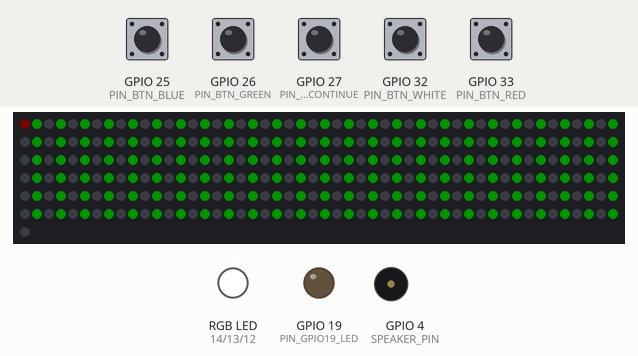
This sketch was run on a simulated ESP32. Parts: 301 RGB LEDs in strip order, left to right, continuing on the next row, an RGB LED mixed from three pins (HIGH = lit), output pins drawn as LEDs (lit = HIGH), buzzer (waves = sounding). The inputs (shaded band) are chosen by the test bench; at power-on: GPIO 25 (PIN_BTN_BLUE), GPIO 26 (PIN_BTN_GREEN), GPIO 27 (PIN_BTN_CONTINUE), GPIO 32 (PIN_BTN_WHITE), GPIO 33 (PIN_BTN_RED) HIGH. Dim RGB values are drawn brighter than linear; random numbers use the default seed unless the sketch sets one; what the sketch prints to the serial monitor is not drawn.

Above: at 0.1 s.
1.8 s: GPIO 25 (PIN_BTN_BLUE) pulled LOW for 1 s
At 3.8 s:
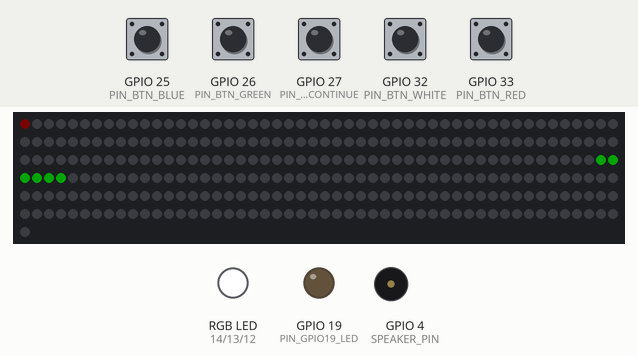
5.8 s: GPIO 32 (PIN_BTN_WHITE) pulled LOW for 0.15 s
6.5 s: GPIO 32 (PIN_BTN_WHITE) pulled LOW for 1 s
At 7.67 s:
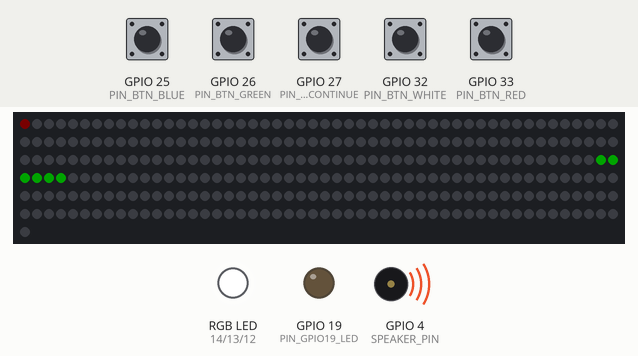
12.3 s: GPIO 26 (PIN_BTN_GREEN) pulled LOW for 0.15 s
At 12.37 s:
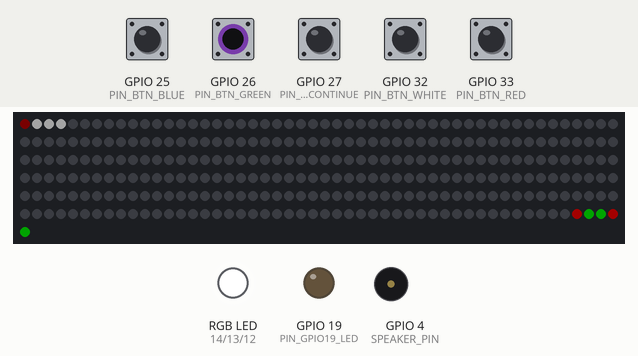
13.0 s: GPIO 33 (PIN_BTN_RED) pulled LOW for 0.15 s
At 13.29 s:
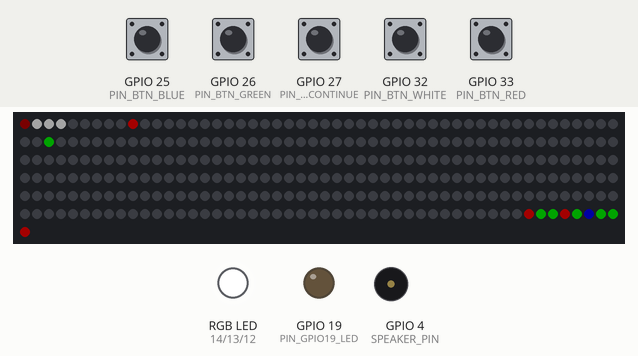
13.7 s: GPIO 25 (PIN_BTN_BLUE) pulled LOW for 0.15 s
At 13.9 s:
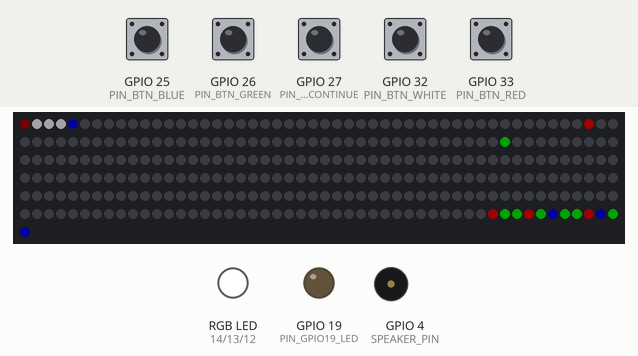
Timing chart, 0 to 15.4 s (numbered marks = the images above; inputs shaded):
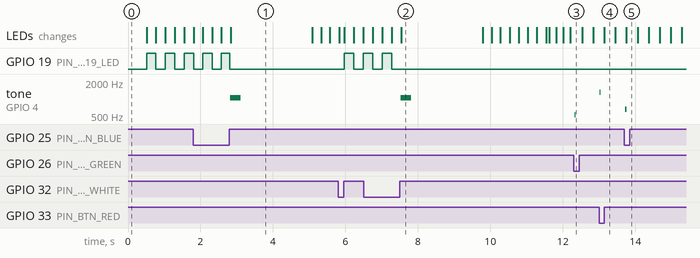

Measured:
- after the input at 1.8 s, tone on GPIO 4 (SPEAKER_PIN): silent → 1047 Hz after 1.0 s, → silent 0.30 s later
- after the input at 5.8 s, GPIO 19 (PIN_GPIO19_LED): LOW → HIGH after 0.17 s, → LOW 0.26 s later, → HIGH 0.26 s later
- after the input at 6.5 s, tone on GPIO 4 (SPEAKER_PIN): silent → 1047 Hz after 1.0 s, → silent 0.30 s later
- after the input at 12.3 s, tone on GPIO 4 (SPEAKER_PIN): silent → 523 Hz at once, → silent 0.03 s later
- after the input at 13.0 s, tone on GPIO 4 (SPEAKER_PIN): silent → 1319 Hz at once, → silent 0.03 s later
- after the input at 13.7 s, tone on GPIO 4 (SPEAKER_PIN): silent → 659 Hz at once, → silent 0.05 s later
- by itself, GPIO 19 (PIN_GPIO19_LED): alternates HIGH for 0.24 s and LOW for 0.26 s, 5 changes in all, then stays LOW

The sketch:

Space_Invaders_V13.ino
```cpp
/*
==========================================================================
PROJECT: Space Invaders - single level

Board Settings
Board: ESP32 Dev Module (ESP32-WROOM-32 DevKit, 4 MB flash)
Flash Size: 4MB
Partition: Default
PSRAM: Disabled

V1 This version strips the sound and 12s code.
V2 adds a "continue" button to go to the next level.
V3 adds "hint" LEDS, renamed White Button to Reset Button
V4 Adds UDP commands to play sounds
V5 Restores web page to set WiFi Credentials
V6 Adds debounce to the RGB buttons.
V7 Replace UDP Sound Functions with tone()
   Add missed sprites to the END of the enemy array.
V8 Fixed upload problem, added hint option.
V9 Removed game statistics
V10 Removed scoring
V11 Removed all web code: WiFi, web server, web OTA, UDP, and NVS (Preferences)
    storage. All settings now live in the CONFIG section below - edit and re-upload.
V12 Simple single-level game: removed bosses, boss/combo mode, the 10-level
    table, difficulty profiles, the "game finished" rainbow and the menu.
V13 "Press any button to start": the game waits on a black strip (LED 0 and
    GPIO19 blinking) at power-up and after every game; any of the 5 buttons
    starts it. No separate Continue/start button needed.

HOW IT PLAYS
  - Waiting: strip black, LED 0 and GPIO19 blink. Press ANY button to start.
    (The game starts when the button is released, so that press never fires a shot.)
  - Intro: a green bar flashes in the middle of the strip (~4 s), then the
    wave of coloured invaders starts moving toward the white home base.
  - Press the button matching the colour of the front invader to destroy it.
    Wrong colour = that colour is added to the END of the wave.
  - Clear the wave  -> green flash, then black and waiting.
  - Invaders reach the base -> base blinks, red flash, then black and waiting.
  - RESET (white button) during a game returns to waiting.
==========================================================================
*/

#define VERSION 13.0

#include "esp32-hal-ledc.h"  // For tone function
#include <vector>
#include <FastLED.h>

// ============================================================================
// CONFIG  - edit these and re-upload
// ============================================================================
int config_num_leds = 300;         // Game LEDs (30..MAX_LEDS), not counting the sacrificial LED
int config_brightness_pct = 15;    // 10..100
bool config_sacrifice_led = true;  // true = LED 0 is a level-shifter "sacrificial" LED
int config_homebase_size = 3;      // LEDs in the home base
int config_shot_speed_pct = 100;   // Player shot speed, %
int config_enemy_count = 15;       // Invaders in the wave
int config_enemy_speed = 5;        // Invader speed (LEDs per second)

// AUDIO CONFIG
bool config_sound_on = true;
int config_volume_pct = 50;

#define RESULT_FLASH_MS 1500  // How long the green WIN / red LOSE strip stays lit before going black
#define INTRO_MS 4000         // Length of the intro (bar steady 2 s, then flashing 2 s)
#define FRAME_DELAY 16        // 16ms = approx. 60 FPS
const int FIRE_COOLDOWN = 100;

// ============================================================================
// PINS
// ============================================================================
#define PIN_LED_DATA 15
#define MAX_LEDS 480
#define LED_TYPE WS2812B
#define COLOR_ORDER GRB

#define PIN_BTN_BLUE 25
#define PIN_BTN_RED 33
#define PIN_BTN_GREEN 26
#define PIN_BTN_WHITE 32     // Reset (during a game) / start
#define PIN_BTN_CONTINUE 27  // Start (any button starts the game)

// Colour-hint GPIOs (external LEDs for the player)
#define PIN_HINT_RED 14
#define PIN_HINT_BLUE 12
#define PIN_HINT_GREEN 13

// Status LED - blinks with the sacrificial LED while waiting for a button press
#define PIN_GPIO19_LED 19

#define SPEAKER_PIN 4

// ============================================================================
// SOUNDS  ("freq,ms;freq,ms;...")
// ============================================================================
const String SND_START = "523,80;659,80;784,80;1047,300";
const String SND_WIN = "523,80;659,80;784,80;1047,300;0,150;1047,60;1319,60";
const String SND_LOSE = "370,100;349,100;330,100;311,400";
const String SND_MISTAKE = "60,150";
const String SND_SHOT_BLUE = "698,50;659,50";
const String SND_SHOT_RED = "784,30;1047,30;1319,30";
const String SND_SHOT_GREEN = "523,30;554,30;523,30";
const String SND_HIT = "2093,30";

// ============================================================================
// COLOURS  (1 = blue, 2 = red, 3 = green)
// ============================================================================
const CRGB COL_BLUE = CRGB(0x00, 0x00, 0xFF);
const CRGB COL_RED = CRGB(0xFF, 0x00, 0x00);
const CRGB COL_GREEN = CRGB(0x00, 0xFF, 0x00);
const CRGB COL_SACRIFICE = CRGB(20, 0, 0);

// ============================================================================
// GAME STATE
// ============================================================================
enum GameState {
  STATE_READY,           // black, LED 0 + GPIO19 blinking, waiting for any button
  STATE_INTRO,
  STATE_PLAYING,
  STATE_WON,             // green flash, then -> STATE_READY
  STATE_BASE_DESTROYED,  // base blinks red/white for 2 s
  STATE_GAMEOVER         // red flash, then -> STATE_READY
};

struct Shot {
  float position;
  int color;
};

CRGB leds[MAX_LEDS + 1];  // +1 for the sacrificial LED
int ledStartOffset = 1;   // Set automatically from config_sacrifice_led

GameState currentState = STATE_READY;
std::vector<int> enemies;  // colour of each invader, front first
std::vector<Shot> shots;
float enemyFrontIndex = 0;

unsigned long lastLoopTime = 0;
unsigned long stateTimer = 0;
unsigned long lastFireTime = 0;
bool buttonsReleased = true;
bool btnWhiteHeld = false;

// "Press any button" start: armed once all buttons are released,
// start fires when the pressed button is let go.
bool readyArmed = false;
bool startPending = false;

// Waiting blink (LED 0 + GPIO19)
unsigned long lastBlink = 0;
bool gpio19State = false;

// Colour-hint state
int lastLeadColour = -1;
bool hintPending = false;
bool hitJustOccurred = false;


// ============================================================================
// HELPERS
// ============================================================================
CRGB getColor(int colorCode) {
  switch (colorCode) {
    case 1: return COL_BLUE;
    case 2: return COL_RED;
    case 3: return COL_GREEN;
    default: return CRGB::Black;
  }
}

void drawCrispPixel(float pos, CRGB color) {
  int idx = round(pos);
  if (idx < 0 || idx >= config_num_leds) return;
  leds[idx + ledStartOffset] = color;
}

void flashPixel(int pos) {
  if (pos >= 0 && pos < config_num_leds) leds[pos + ledStartOffset] = CRGB::White;
}

void fillGame(CRGB c) {
  fill_solid(&leds[ledStartOffset], config_num_leds, c);
}

void showFrame() {
  if (config_sacrifice_led) leds[0] = COL_SACRIFICE;
  FastLED.show();
}

// Hint LEDs: Halloween setting - all three stay ON.
void hintLEDsOFF() {
  digitalWrite(PIN_HINT_RED, HIGH);
  digitalWrite(PIN_HINT_BLUE, HIGH);
  digitalWrite(PIN_HINT_GREEN, HIGH);
}

void hintLEDsON() {
  digitalWrite(PIN_HINT_RED, HIGH);
  digitalWrite(PIN_HINT_BLUE, HIGH);
  digitalWrite(PIN_HINT_GREEN, HIGH);
}

void setStatusLed(bool on) {
  gpio19State = on;
  digitalWrite(PIN_GPIO19_LED, on ? HIGH : LOW);
}

bool anyButtonDown() {
  return digitalRead(PIN_BTN_BLUE) == LOW || digitalRead(PIN_BTN_RED) == LOW || digitalRead(PIN_BTN_GREEN) == LOW || digitalRead(PIN_BTN_WHITE) == LOW || digitalRead(PIN_BTN_CONTINUE) == LOW;
}


// ============================================================================
// AUDIO
// ============================================================================
void playToneLocal(int freq, int duration_ms) {
  if (!config_sound_on || config_volume_pct == 0) return;
  tone(SPEAKER_PIN, freq, duration_ms);
}

void playSequence(const String &seq) {
  int start = 0;
  while (start < (int)seq.length()) {
    int end = seq.indexOf(';', start);
    if (end == -1) end = seq.length();
    String pair = seq.substring(start, end);
    int comma = pair.indexOf(',');
    if (comma != -1) {
      int freq = pair.substring(0, comma).toInt();
      int dur = pair.substring(comma + 1).toInt();
      if (freq > 0 && dur > 0) {
        playToneLocal(freq, dur);
        delay(5);  // Small gap between tones
      }
    }
    start = end + 1;
  }
}

void playShotSound(int color) {
  if (color == 1) playSequence(SND_SHOT_BLUE);
  else if (color == 2) playSequence(SND_SHOT_RED);
  else if (color == 3) playSequence(SND_SHOT_GREEN);
}


// ============================================================================
// GAME FLOW
// ============================================================================

/* Draws the intro screen: dim strip with a green bar in the middle. */
void drawIntro(uint8_t dim) {
  fillGame(CRGB(dim, dim, dim));
  int start = config_num_leds / 2 - 3;
  for (int k = 0; k < 6; k++) leds[start + k + ledStartOffset] = COL_GREEN;
  showFrame();
}

/* Starts a new game from scratch (called from the waiting state). */
void startGame() {
  enemies.clear();
  shots.clear();
  buttonsReleased = true;
  lastFireTime = 0;
  lastLeadColour = -1;
  hintPending = false;
  hitJustOccurred = false;
  setStatusLed(false);

  playSequence(SND_START);
  currentState = STATE_INTRO;
  stateTimer = millis();
  drawIntro(10);
  hintLEDsON();  // Halloween: hint LEDs always on
}

/* Intro: bar steady for 2 s, flashing for 2 s, then the wave starts. */
void updateIntro() {
  unsigned long elapsed = millis() - stateTimer;
  if (elapsed < INTRO_MS / 2) {
    drawIntro(5);
  } else if (elapsed < INTRO_MS) {
    if ((elapsed / 250) % 2 == 0) drawIntro(5);
    else {
      fillGame(CRGB::Black);
      showFrame();
    }
  } else {
    int count = config_enemy_count > 0 ? config_enemy_count : 10;
    for (int i = 0; i < count; i++) enemies.push_back((int)random(1, 4));
    enemyFrontIndex = (float)config_num_leds - 1.0;
    currentState = STATE_PLAYING;
  }
}

void winGame() {
  playSequence(SND_WIN);
  currentState = STATE_WON;
  stateTimer = millis();
}

void triggerBaseDestruction() {
  playSequence(SND_LOSE);
  currentState = STATE_BASE_DESTROYED;
  stateTimer = millis();
  hintLEDsOFF();
}

/* Waiting state: used at power-up and after every game. */
void enterReady() {
  currentState = STATE_READY;
  readyArmed = false;    // buttons must be released first (no accidental restart)
  startPending = false;
}

/* Strip black, LED 0 and GPIO19 blink at 2 Hz.
   Any button starts the game - on release, so the press never fires a shot. */
void updateReady() {
  unsigned long now = millis();
  if (anyButtonDown()) {
    if (readyArmed) startPending = true;
  } else {
    if (startPending) {
      startGame();
      return;
    }
    readyArmed = true;
  }

  fillGame(CRGB::Black);
  if (now - lastBlink >= 250) {
    lastBlink = now;
    setStatusLed(!gpio19State);
  }
  if (config_sacrifice_led) leds[0] = gpio19State ? COL_SACRIFICE : CRGB::Black;
  FastLED.show();
}

/* Win screen: green flash for RESULT_FLASH_MS, then black and waiting. */
void updateWon() {
  if (millis() - stateTimer < RESULT_FLASH_MS) {
    fillGame(COL_GREEN);
    showFrame();
  } else {
    enterReady();
  }
}

/* Home base blinks red/white for 2 s while the rest of the strip fades. */
void updateBaseDestroyed() {
  unsigned long elapsed = millis() - stateTimer;
  if (elapsed < 2000) {
    CRGB c = (elapsed / 100) % 2 == 0 ? COL_RED : CRGB::White;
    for (int i = 0; i < config_homebase_size; i++) leds[i + ledStartOffset] = c;
    for (int i = config_homebase_size; i < config_num_leds; i++) leds[i + ledStartOffset].nscale8(240);
    showFrame();
  } else {
    currentState = STATE_GAMEOVER;
    stateTimer = millis();
  }
}

/* Lose screen: red flash for RESULT_FLASH_MS, then black and waiting. */
void updateGameOver() {
  if (millis() - stateTimer < RESULT_FLASH_MS) {
    fillGame(COL_RED);
    showFrame();
  } else {
    enterReady();
  }
}


/* One frame of actual gameplay. */
void updatePlaying(unsigned long now) {
  // ---------------- INPUT ----------------
  bool b = (digitalRead(PIN_BTN_BLUE) == LOW);
  bool r = (digitalRead(PIN_BTN_RED) == LOW);
  bool g = (digitalRead(PIN_BTN_GREEN) == LOW);
  bool anyPressed = (b || r || g);

  if (!anyPressed) buttonsReleased = true;
  else hintPending = false;

  if (anyPressed && buttonsReleased && (now - lastFireTime > FIRE_COOLDOWN)) {
    int c = b ? 1 : (r ? 2 : 3);
    shots.push_back({ 0.0, c });
    lastFireTime = now;
    playShotSound(c);
    buttonsReleased = false;
  }

  // ---------------- SHOTS ----------------
  float moveStep = (float)config_shot_speed_pct / 60.0 * 0.6;
  if (moveStep < 0.2) moveStep = 0.2;

  for (int i = shots.size() - 1; i >= 0; i--) {
    shots[i].position += moveStep;
    bool remove = false;

    if (shots[i].position >= enemyFrontIndex && !enemies.empty()) {
      if (shots[i].color == enemies.front()) {  // correct hit
        enemies.erase(enemies.begin());
        enemyFrontIndex += 1.0;
        flashPixel((int)shots[i].position);
        hitJustOccurred = true;
        playSequence(SND_HIT);
      } else {  // wrong colour: add the player's colour to the END of the wave
        enemies.push_back(shots[i].color);
        playSequence(SND_MISTAKE);
      }
      remove = true;
    }
    if (shots[i].position >= config_num_leds) remove = true;
    if (remove) shots.erase(shots.begin() + i);
  }

  if (enemies.empty()) {
    winGame();
    return;
  }

  // ---------------- INVADERS ----------------
  enemyFrontIndex -= (float)config_enemy_speed / 60.0;
  if (enemyFrontIndex <= config_homebase_size) {
    triggerBaseDestruction();
    return;
  }

  // ---------------- DRAW ----------------
  fillGame(CRGB::Black);
  for (size_t i = 0; i < enemies.size(); i++)
    drawCrispPixel(enemyFrontIndex + (float)i, getColor(enemies[i]));
  for (auto &s : shots)
    drawCrispPixel(s.position, getColor(s.color));
  for (int i = 0; i < config_homebase_size; i++)
    leds[i + ledStartOffset] = CRGB::White;

  // ---------------- HINT LEDs ----------------
  int leadColourNow = enemies.front();
  bool showHint = false;
  if (!anyPressed) {
    if (leadColourNow != lastLeadColour || hitJustOccurred) showHint = true;
    else showHint = hintPending;
  }
  // Halloween: all hint LEDs stay ON. For real hints use (leadColourNow == x) ? HIGH : LOW
  if (showHint) {
    digitalWrite(PIN_HINT_RED, (leadColourNow == 2) ? HIGH : HIGH);
    digitalWrite(PIN_HINT_BLUE, (leadColourNow == 1) ? HIGH : HIGH);
    digitalWrite(PIN_HINT_GREEN, (leadColourNow == 3) ? HIGH : HIGH);
  } else {
    hintLEDsOFF();
  }
  hintPending = showHint;
  lastLeadColour = leadColourNow;
  hitJustOccurred = false;

  showFrame();
}


// ============================================================================
// SETUP
// ============================================================================
void setup() {
  Serial.begin(115200);
  Serial.printf("\n\n=== SPACE INVADERS V%.1f ===\n", VERSION);

  pinMode(PIN_BTN_BLUE, INPUT_PULLUP);
  pinMode(PIN_BTN_RED, INPUT_PULLUP);
  pinMode(PIN_BTN_GREEN, INPUT_PULLUP);
  pinMode(PIN_BTN_WHITE, INPUT_PULLUP);
  pinMode(PIN_BTN_CONTINUE, INPUT_PULLUP);

  pinMode(PIN_HINT_RED, OUTPUT);
  pinMode(PIN_HINT_BLUE, OUTPUT);
  pinMode(PIN_HINT_GREEN, OUTPUT);
  hintLEDsOFF();

  pinMode(PIN_GPIO19_LED, OUTPUT);
  setStatusLed(false);

  pinMode(SPEAKER_PIN, OUTPUT);
  digitalWrite(SPEAKER_PIN, LOW);

  // --- CONFIG ---
  ledStartOffset = config_sacrifice_led ? 1 : 0;
  if (config_num_leds < 30) config_num_leds = 30;
  if (config_num_leds > MAX_LEDS) config_num_leds = MAX_LEDS;
  Serial.printf("LEDs: %d (+%d sacrificial), invaders: %d, speed: %d\n",
                config_num_leds, ledStartOffset, config_enemy_count, config_enemy_speed);

  randomSeed(esp_random());

  // --- FASTLED ---
  FastLED.addLeds<LED_TYPE, PIN_LED_DATA, COLOR_ORDER>(leds, config_num_leds + ledStartOffset);
  FastLED.setBrightness(map(config_brightness_pct, 10, 100, 25, 255));
  FastLED.setDither(0);
  FastLED.setMaxPowerInVoltsAndMilliamps(5, 2500);

  // Power-up test pattern: every other LED green for 0.5 s
  FastLED.clear();
  for (int i = 0; i < config_num_leds; i += 2) leds[i + ledStartOffset] = CRGB::Green;
  showFrame();
  delay(500);

  enterReady();  // wait for any button
}


// ============================================================================
// LOOP
// ============================================================================
void loop() {
  unsigned long now = millis();
  if (now - lastLoopTime < FRAME_DELAY) return;
  lastLoopTime = now;

  // RESET (white) during a game - back to waiting on release
  if (currentState != STATE_READY) {
    if (digitalRead(PIN_BTN_WHITE) == LOW) {
      btnWhiteHeld = true;
    } else if (btnWhiteHeld) {
      btnWhiteHeld = false;
      enterReady();
      return;
    }
  } else {
    btnWhiteHeld = false;
  }

  switch (currentState) {
    case STATE_READY: updateReady(); break;
    case STATE_INTRO: updateIntro(); break;
    case STATE_PLAYING: updatePlaying(now); break;
    case STATE_WON: updateWon(); break;
    case STATE_BASE_DESTROYED: updateBaseDestroyed(); break;
    case STATE_GAMEOVER: updateGameOver(); break;
  }
}
```
